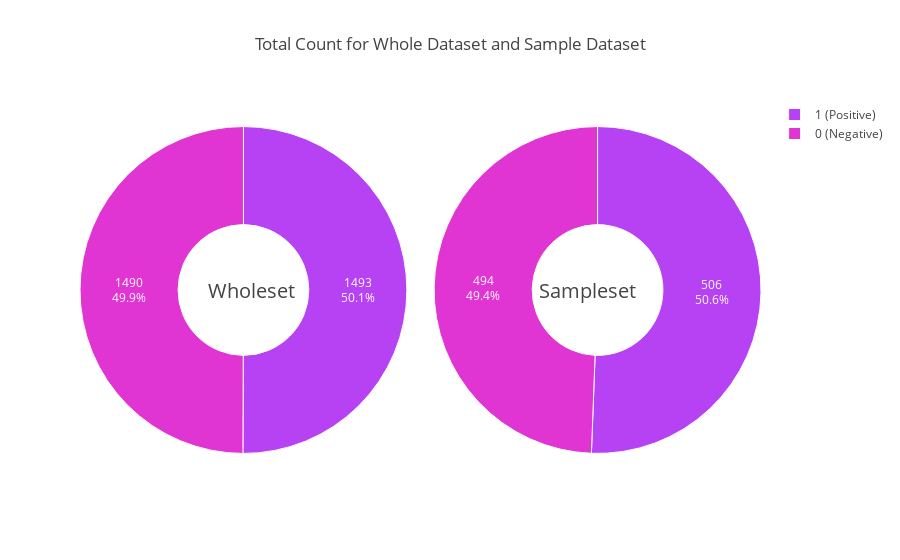

Notebook code for this chart:
### Code cell
# Visualize by using Donut Pie Chart, plotly
label = ["1 (Positive)","0 (Negative)"]
color = ["rgb(182, 66, 244)","rgb(224, 53, 210)"]
result_count = result.score.value_counts()
result_sample_count = result_sample.score.value_counts()
fig = {
  "data": [
    {
      # Whole Dataset
      "values": result_count,
      "labels": label,
      "text": result_count,
      "textposition":"inside",
      "domain": {"x": [0, .48]},
      "name": "Whole Dataset count",
      "hoverinfo":"label+percent+name",
      "hole": .4,
      "type": "pie",
      "marker": {"colors": color,
                "line": dict(color = 'rgb(252, 252, 252)', width = 1)}
    },
    {
      # Sample Dataset
      "values": result_sample_count,
      "labels": label,
      "text": result_sample_count,
      "textposition":"inside",
      "domain": {"x": [.52, 1]},
      "name": "Sample Dataset Count",
      "hoverinfo":"label+percent+name",
      "hole": .4,
      "type": "pie",
      "marker": {"colors": color,
                "line": dict(color = 'rgb(252, 252, 252)', width = 1)}
    }],
  "layout": {
        "title":"Total Count for Whole Dataset and Sample Dataset",
        "annotations": [
            {
                "font": {
                    "size": 20
                },
                "showarrow": False,
                "text": "Wholeset",
                "x": 0.185,
                "y": 0.5
            },
            {
                "font": {
                    "size": 20
                },
                "showarrow": False,
                "text": "Sampleset",
                "x": 0.82,
                "y": 0.5
            }
        ]
    }
}
# py.iplot(fig, filename = 'jupyter-donut')
py.offline.iplot(fig, filename = 'jupyter-donut')

### Figure 1 — Plotly figure (JSON) as saved in the notebook; plotly's stock layout.template omitted (floating-point values rounded to 4 significant figures)
{"data": [{"domain": {"x": [0, 0.48]}, "hole": 0.4, "hoverinfo": "label+percent+name", "labels": ["1 (Positive)", "0 (Negative)"], "marker": {"colors": ["rgb(182, 66, 244)", "rgb(224, 53, 210)"], "line": {"color": "rgb(252, 252, 252)", "width": 1}}, "name": "Whole Dataset count", "text": [1493, 1490], "textposition": "inside", "type": "pie", "uid": "3aac1920-dabb-11e8-8eb1-406c8f1e7bab", "values": [1493, 1490]}, {"domain": {"x": [0.52, 1]}, "hole": 0.4, "hoverinfo": "label+percent+name", "labels": ["1 (Positive)", "0 (Negative)"], "marker": {"colors": ["rgb(182, 66, 244)", "rgb(224, 53, 210)"], "line": {"color": "rgb(252, 252, 252)", "width": 1}}, "name": "Sample Dataset Count", "text": [506, 494], "textposition": "inside", "type": "pie", "uid": "3aac1ae2-dabb-11e8-8eb1-406c8f1e7bab", "values": [506, 494]}], "layout": {"annotations": [{"font": {"size": 20}, "showarrow": false, "text": "Wholeset", "x": 0.185, "y": 0.5}, {"font": {"size": 20}, "showarrow": false, "text": "Sampleset", "x": 0.82, "y": 0.5}], "title": "Total Count for Whole Dataset and Sample Dataset"}}
